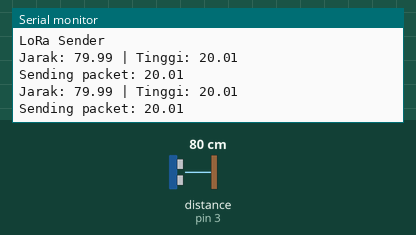
A sketch run on a simulated Arduino Uno, built with avr-gcc and run on an emulated ATmega328P. Shown: the last lines printed to the serial monitor. The inputs (shaded band) are chosen by the test bench; at power-on: distance to the obstacle (sensor on pin 3) 80 cm. The echo pulse lasts 58.3 µs per cm; no radio packets arrive unless stated.

Above: at 2.1 s.
2.2 s: distance to the obstacle (sensor on pin 3) set to 2 cm
At 4.0 s:
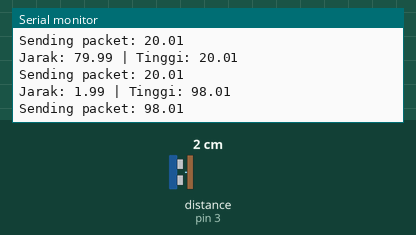
6.9 s: distance to the obstacle (sensor on pin 3) set to 120 cm
At 8.0 s:
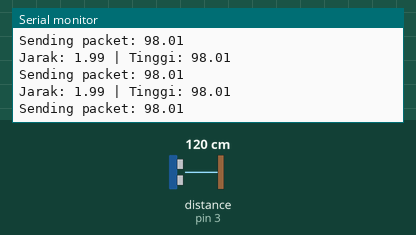

Measured:
- after the input at 2.2 s, the serial monitor: prints a new line after 0.74 s (image 1)

The sketch:

Coding_LoRa_Uno_Pengirim_AnakTeknik.ino
```cpp
#include <SPI.h>
#include <LoRa.h>
#include <NewPing.h>

NewPing sonar1(3, 3, 400); //trig, echo, max dist
float jarak;
int iteration = 10;
float tinggiMaksimal = 100;
float tinggi;

void setup() {
  Serial.begin(9600);
  while (!Serial);

  Serial.println("LoRa Sender");
  if (!LoRa.begin(915E6)) {
    Serial.println("Starting LoRa failed!");
    while (1);
  }
  LoRa.setSyncWord(0xF3);

}

void loop() {

  jarak = (sonar1.ping_median(iteration) / 2.0) * 0.0343;
  Serial.print("Jarak: ");
  Serial.print(jarak);
  if (jarak <= tinggiMaksimal) {
    tinggi = tinggiMaksimal - jarak;
    Serial.print(" | Tinggi: ");
    Serial.println(tinggi);
  } else {
    Serial.println(" | Objek diluar jangkauan");
  }

  Serial.print("Sending packet: ");
  Serial.println(tinggi);

  // send packet
  LoRa.beginPacket();
  LoRa.print(tinggi);
  LoRa.endPacket();

  delay(1000);
}
```
